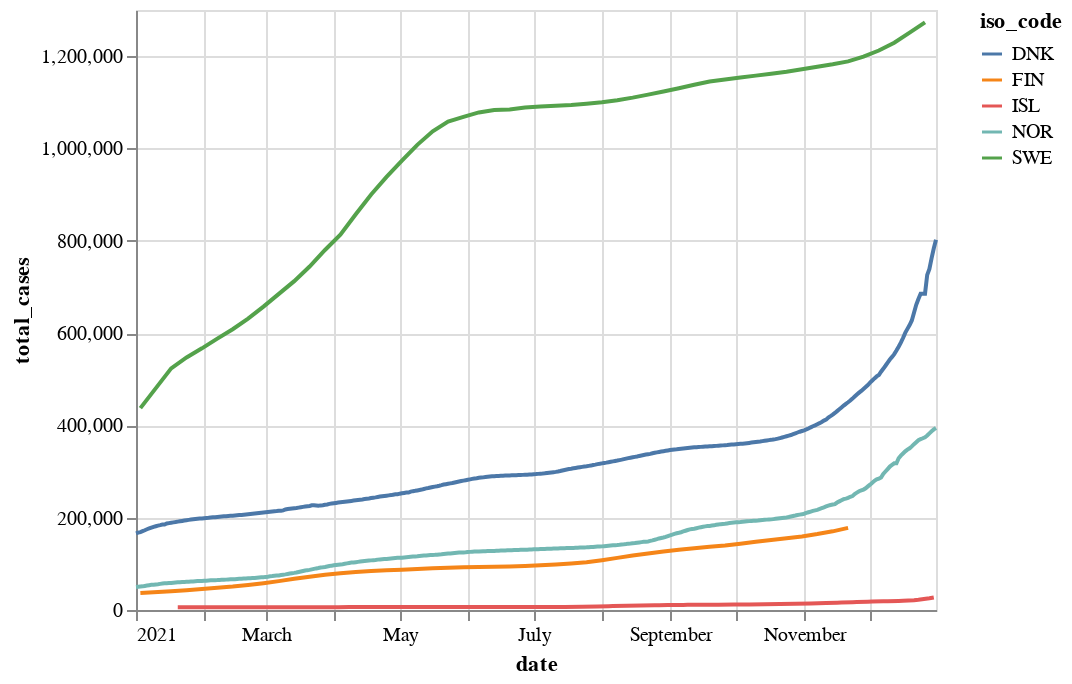

This figure's notebook cell:
### Markdown cell above
To make the relationships more visual and how the different variables changed in 2021 line graphs were made. First individual graphs of each chosen variable.

### Code cell
date_case = alt.Chart(covid).mark_line().encode(
    x='date',
    y='total_cases',
    color='iso_code'
)
date_case

### Figure 1 — Vega-Lite specification as saved in the notebook (floating-point values rounded to 4 significant figures; data arrays with more than 128 entries replaced by an {"elided": "..."} marker saying what was removed)
{"config": {"view": {"continuousWidth": 400, "continuousHeight": 300}}, "data": {"name": "data-19f5666dc7360ed0b1217dc060e7da12"}, "mark": "line", "encoding": {"color": {"field": "iso_code", "type": "nominal"}, "x": {"field": "date", "type": "temporal"}, "y": {"field": "total_cases", "type": "quantitative"}}, "$schema": "https://vega.github.io/schema/vega-lite/v4.17.0.json", "datasets": {"data-19f5666dc7360ed0b1217dc060e7da12": {"elided": "943 records"}}}
